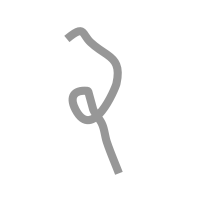
#> input picture test_img.png, 204 x 216 px
$ jupyter execute --allow-errors Untitled.ipynb   (older library calls are emulated)
#> lines starting #> are read from the running program, lines starting #| are printed output that depends on the picture
[cell 1]
from PIL import Image, ImageFilter
import numpy as np

[cell 2]
im = Image.open( 'test_img.png' )
#> im is the input picture: PIL image 204x216 RGBA; mean R, G, B, A 250, 250, 250, 255
print(im)
#| <PIL.PngImagePlugin.PngImageFile image mode=RGBA size=204x216 at 0x7FEAE5E7BBD0>
im.show()

[cell 3]
im.size
#> Out = (204, 216)

[cell 4]
width = 32
height = 32
im5 = im.resize((width, height), Image.ANTIALIAS)
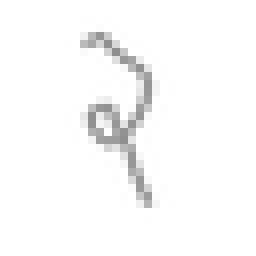
#> im5: PIL image 32x32 RGBA (shown 8 times larger); mean R, G, B, A 249.7, 249.7, 249.7, 255
x = np.asarray(im5)
print(x[:,:,0])
#> (printed output is left out)
im5.show()


$ run again, with image.png copied over test_img.png
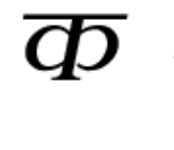
#> input picture image.png, 174 x 150 px
#> im is the input picture: PIL image 174x150 RGBA; mean R, G, B, A 230.1, 230.1, 230.1, 255
#| <PIL.PngImagePlugin.PngImageFile image mode=RGBA size=174x150 at 0x7FEAE5E8E490>
#> `im5 = im.resize((width, height), Image.ANTIALIAS)`:
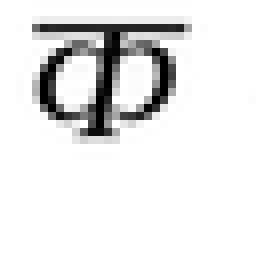
#> im5: PIL image 32x32 RGBA (shown 8 times larger); mean R, G, B, A 229.8, 229.8, 229.8, 255
#> (printed output is left out)
